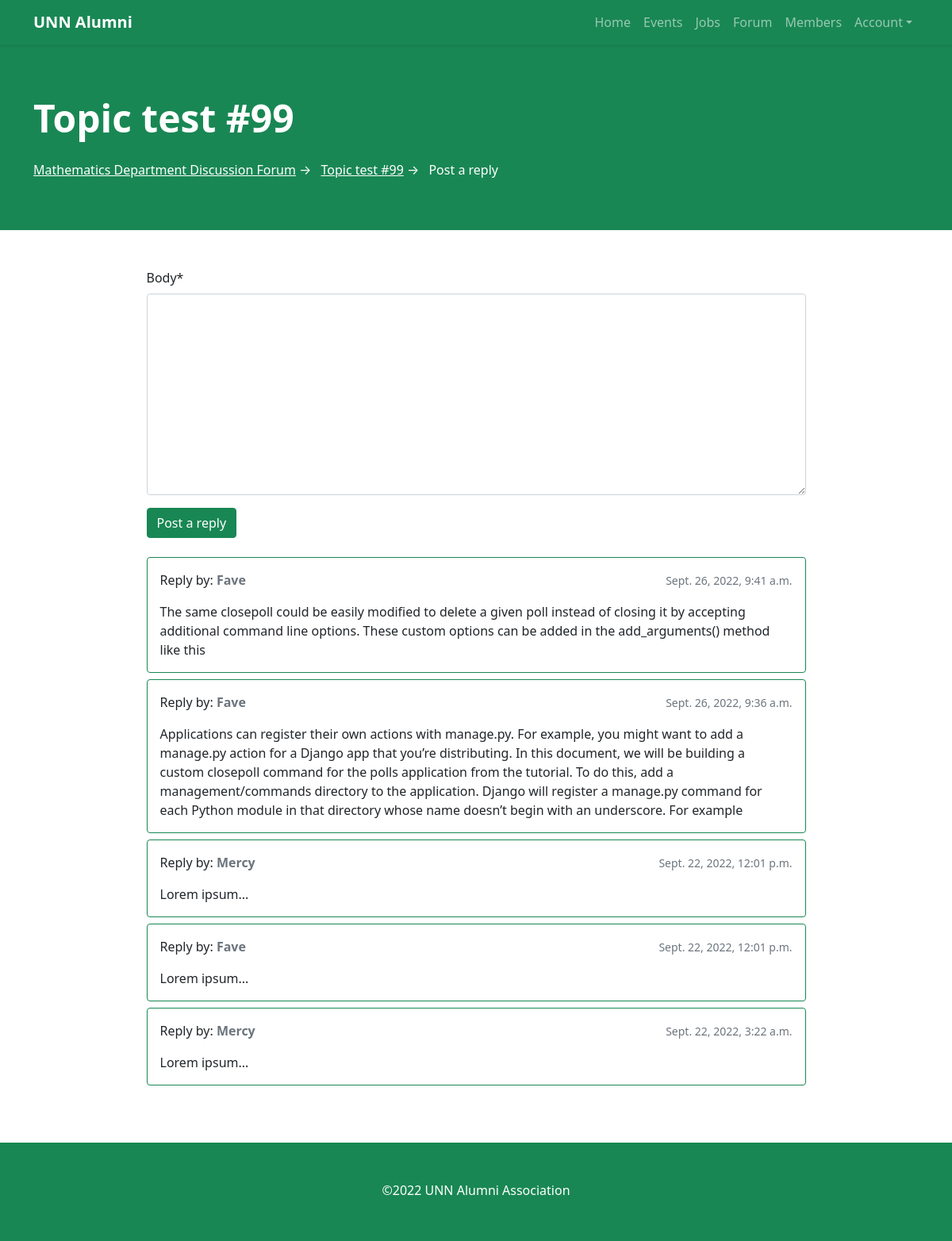
Screenshot of /forum/board/1/topics/101/reply/ (signed in) with the database file from the repository.
### forum/models.py (models this page shows, shortened)
class Topic(models.Model):
    title = models.CharField(max_length=255)
    body = models.TextField(max_length=4000)
    board = models.ForeignKey(
        Board, related_name='topics', on_delete=models.CASCADE)
    author = models.ForeignKey(
        User, related_name='topics', on_delete=models.CASCADE)
    views = models.PositiveIntegerField(default=0)
    created = models.DateTimeField(auto_now_add=True)
    updated = models.DateTimeField(auto_now=True)
    def get_last_ten_replies(self):
        return self.replies.order_by('-created')[:10]

class Board(models.Model):
    name = models.CharField(max_length=50, unique=True)
    slug = models.SlugField(max_length=50, unique=True)
    description = models.CharField(max_length=100)
    views = models.PositiveIntegerField(default=0)

class Reply(models.Model):
    body = models.TextField(max_length=4000)
    topic = models.ForeignKey(
        Topic, related_name='replies', on_delete=models.CASCADE)
    created_by = models.ForeignKey(
        User, related_name='replies', on_delete=models.CASCADE)
    updated_by = models.ForeignKey(
        User, null=True, related_name='+', on_delete=models.CASCADE)
    created = models.DateTimeField(auto_now_add=True)
    updated = models.DateTimeField(null=True)

### forum/views.py (the view)
@login_required
def reply_topic(request, pk, topic_pk):
    topic = get_object_or_404(Topic, board__pk=pk, pk=topic_pk)
    if request.method == 'POST':
        form = ReplyForm(request.POST)
        if form.is_valid():
            reply = form.save(commit=False)
            reply.topic = topic
            reply.created_by = request.user
            reply.save()
            topic.updated = timezone.now()
            topic.save()
            topic_url = reverse('topic', kwargs={
                                'pk': pk, 'topic_pk': topic_pk})
            topic_reply_url = '{url}?page={page}#{id}'.format(
                url=topic_url,
                id=reply.pk,
                page=topic.get_page_count()
            )
            return redirect(topic_reply_url)
    else:
        form = ReplyForm()
    return render(request, 'reply_topic.html', {'topic': topic, 'form': form})

### forum/forms.py
class ReplyForm(forms.ModelForm):
    class Meta:
        model = Reply
        fields = ['body']

### templates/reply_topic.html (shortened to what this page needs)
{% extends 'base.html' %}
{% load crispy_forms_tags %}
{% block content %}
<header class="bg-success py-5">
    <div class="container">
        <div class="row">
            <div class="col-lg-12">
                <div class="my-3 text-start text-white">
                    <h1 class="display-5 fw-bolder">{{ topic.title }}</h1>
                    <ul class="mt-4 list-inline">
                        <li class="list-inline-item"><a href="{% url 'board' topic.board.slug %}"
                                class="text-white">{{ topic.board.name }}</a> &rarr; </li>
                        <li class="list-inline-item"><a href="{% url 'topic' topic.board.pk topic.pk %}" class="text-white">{{ topic.title }}</a> &rarr;</li>
                        <li class="list-inline-item">Post a reply</li>
                    </ul>
                </div>
            </div>
        </div>
    </div>
</header>
<section class="py-5">
    <div class="container">
        <div class="row">
            <div class="col-lg-9 mb-3 mx-lg-auto">
                <form method="post" action="." class="mb-4">
                    {{ form|crispy }}
                    <button type="submit" class="btn btn-success">Post a reply</button>
                </form>
                {% for reply in topic.get_last_ten_replies %}
                <div class="card mb-2 border-success">
                    <div class="card-body p-3">
                        <div class="d-flex justify-content-between mb-3">
                            <div>
                                Reply by: <strong class="text-muted">{{ reply.created_by.username|title }}</strong>
                            </div>
                            <div>
                                <small class="text-muted">{{ reply.created }}</small>
                            </div>
                        </div>
                        {{ reply.body }}
                    </div>
                </div>
                {% empty %}
                <p>No replies yet.</p>
                {% endfor %}
            </div>
        </div>
    </div>
</section>
{% endblock %}

### rows the page displays
Topic: title "Topic test #99", board.name "Mathematics Department Discussion Forum"
Reply: created_by.username "Fave", created "Sept. 26, 2022, 9:41 a.m.", body "The same closepoll could be easily modified to delete a given poll instead of closing it by accepting additional command line options. These custom options can be added in the add_arguments() method like this"
Reply: created_by.username "Fave", created "Sept. 26, 2022, 9:36 a.m.", body "Applications can register their own actions with manage.py. For example, you might want to add a manage.py action for a Django app that you’re distributing. In this document, we will be building a custom closepoll command for the polls application from the tutorial. To do this, add a management/commands directory to the application. Django will register a manage.py command for each Python module in that directory whose name doesn’t begin with an underscore. For example"
Reply: created_by.username "Mercy", created "Sept. 22, 2022, 12:01 p.m.", body "Lorem ipsum..."
Reply: created_by.username "Fave", created "Sept. 22, 2022, 12:01 p.m.", body "Lorem ipsum..."
Reply: created_by.username "Mercy", created "Sept. 22, 2022, 3:22 a.m.", body "Lorem ipsum..."
